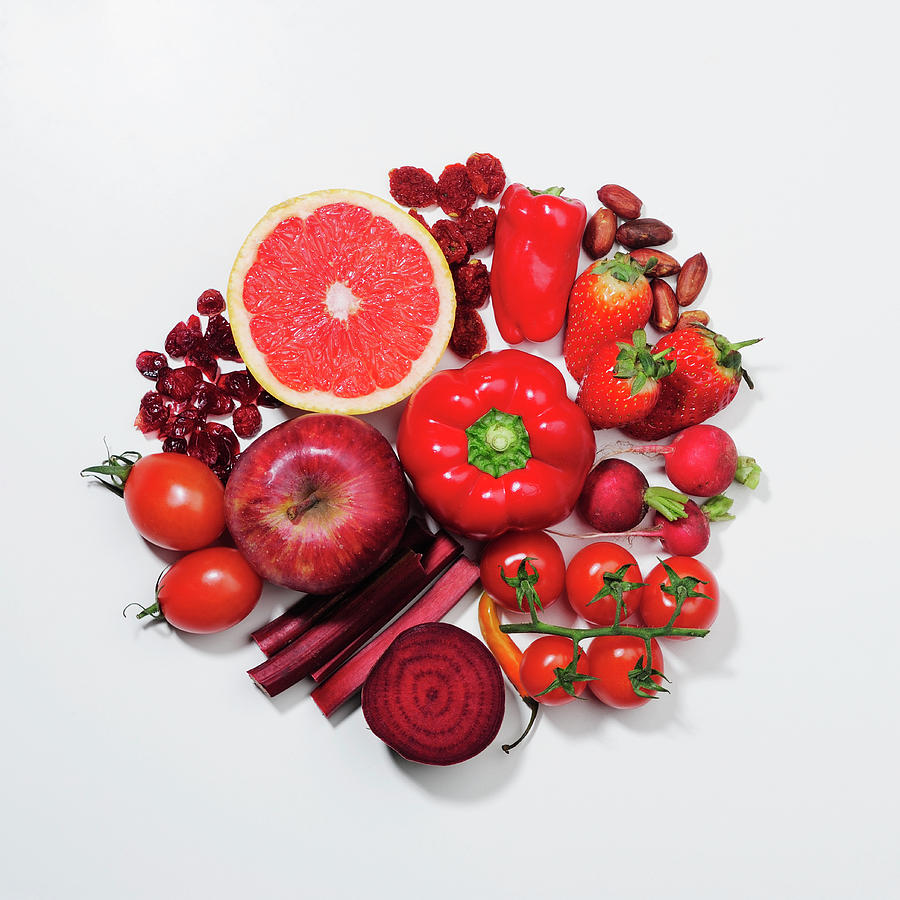
#> input picture img/red_fruits.jpg, 900 x 900 px
$ python example6.py
#> lines starting #> are read from the running program, lines starting #| are printed output that depends on the picture; after the words box and inside, x2 and y2 are one past the last pixel; in counts of white or black regions, pixels touching at a corner belong together
#Import the library cv2
import cv2
import os

#Create the path variable
img_path = 'img/red_fruits.jpg'

#Verify if Image exist
if os.path.exists(img_path):

	#variable to read the image
	img_ = cv2.imread(img_path)
#> img_ is the input picture: shape (900, 900, 3); mean B, G, R 176.7, 177, 212.6

	print(img_.shape)
#| (900, 900, 3)

	a = img_[190:417, 227:457]
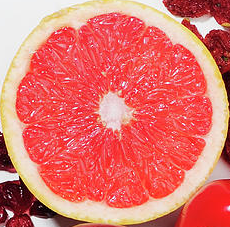
#> a: shape (227, 230, 3); mean B, G, R 108.8, 116.4, 226.2

	img_[190,227] = [0,0,0]
#> img_: shape (900, 900, 3); under 0.01% of pixels changed, all inside (x1, y1, x2, y2) = (227, 190, 228, 191)
	img_[417,457] = [0,0,0]
#> img_: shape (900, 900, 3); mean B, G, R 176.7, 177, 212.6

	# img_[100:100, 200:200] = a

	#Show the image readed
	cv2.imshow('Image',img_)
	cv2.imshow('Image2',a)

	#Wait until a key pressed
	cv2.waitKey(0)

	#Close all the windows opened
	cv2.destroyAllWindows()
else:
	print('Image could not be read')
